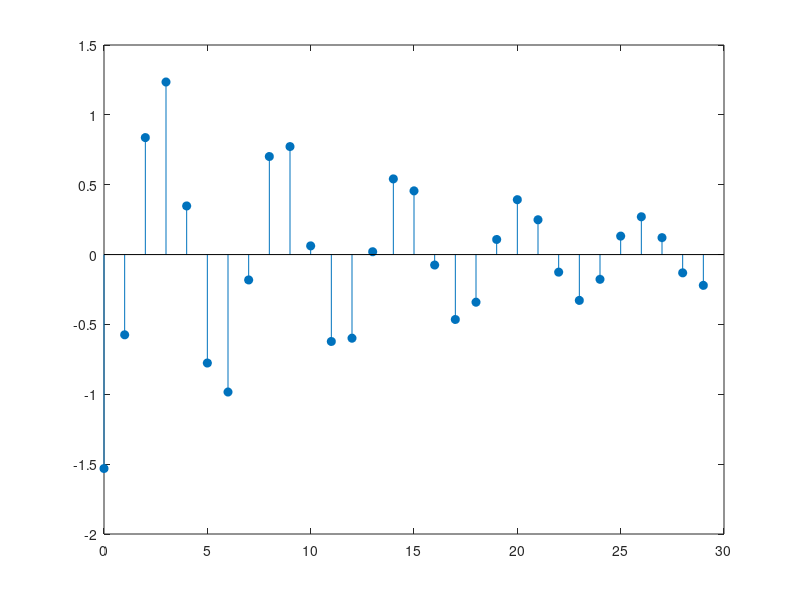
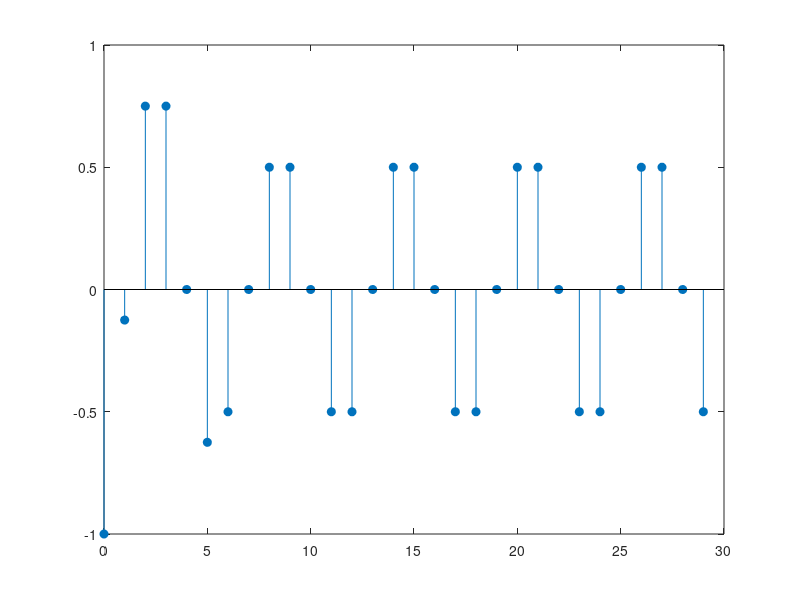
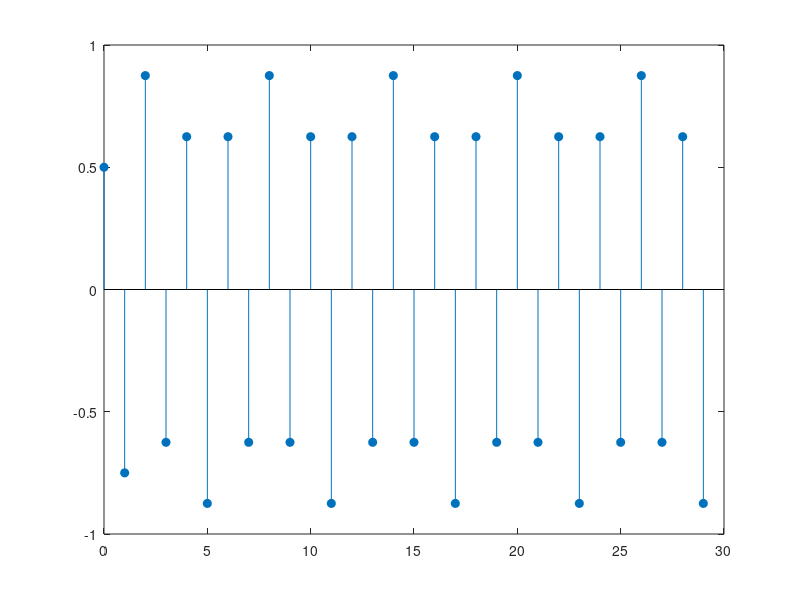

The MATLAB script that drew these images, in order:
%%EEET 425 LAB 06 Q3a

B = 3; %number of fractional bits
N = 30; %number of output samples
n = 0:N-1; %time index

y_ideal = zeros(1, N); %preallocate ideal output
y_sat = zeros(1, N); %preallocate rounding and saturation output
y_2c = zeros(1, N); %preallocate rounding and 2C overflow output

y1 = -0.875; %y(-1)
y2 = 0.875; %y(-2)
for i = 1:N
    y_ideal(i) = 0.875 * y1 - 0.875 * y2; %no quantization, no overflow
    y2 = y1; %shift the delays
    y1 = y_ideal(i);
end
figure;
stem(n, y_ideal, 'filled'); %part a ideal output

y1 = -0.875; %reset y(-1)
y2 = 0.875; %reset y(-2)

for i = 1:N
    q1 = round(0.875 * y1 * (2^B)) * (2^(-B)); %rounding of the 0.875y(n-1) product
    q2 = round(-0.875 * y2 * (2^B)) * (2^(-B)); %rounding of the -0.875y(n-2) product
    s = q1 + q2; %addition, can go outside [-1, 1)
    y_sat(i) = max(-1, min(s, 1 - 2^(-B))); %saturation
    y2 = y1; %shift the delays
    y1 = y_sat(i);
end

figure;
stem(n, y_sat, 'filled'); %part b rounding and saturation output

y1 = -0.875; %reset y(-1)
y2 = 0.875; %reset y(-2)
for i = 1:N
    s = 0.875 * y1 - 0.875 * y2; %sum before quantization
    s = round(s * (2^B)) * (2^(-B)); %rounding of the whole sum
    y_2c(i) = 2 * (mod((s / 2) - 0.5, 1) - 0.5); %2C overflow
    y2 = y1; %shift the delays
    y1 = y_2c(i);
end

figure;
stem(n, y_2c, 'filled'); %part c rounding and 2C overflow output
